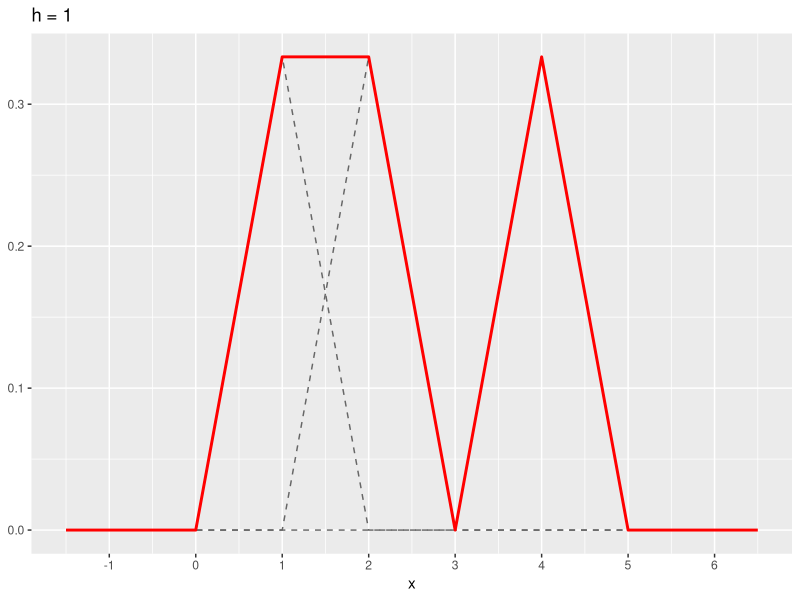
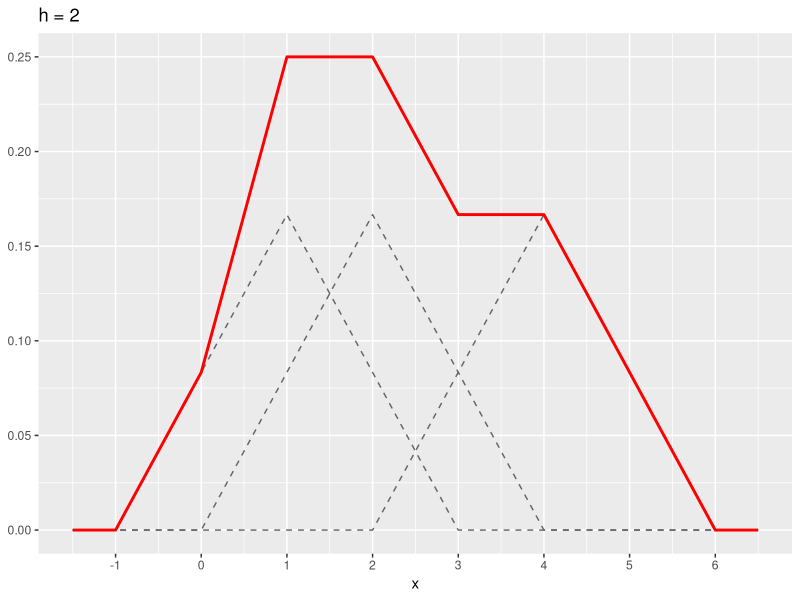

Write the R code that produced these figures, in order.
## ---- chunk 1
#| include: false
library(tidyverse)
x_i <- c(1, 2, 4)
k <- \(u) pmax(1 - abs(u), 0)

p_kde_von_hand <- function(h) {
  x <- seq(-1.5, 6.5, by = 0.01)
  d_k <- map(x_i, \(xi) tibble(x = x, y = k((x - xi) / h) / (3 * h), i = xi)) |> list_rbind()
  d_f <- d_k |> summarise(y = sum(y), .by = x)
  ggplot() +
    geom_line(data = d_k, mapping = aes(x = x, y = y, group = i), linetype = "dashed", color = "gray40") +
    geom_line(data = d_f, mapping = aes(x = x, y = y), color = "red", linewidth = 1) +
    scale_x_continuous(breaks = -1:6) +
    labs(title = paste0("h = ", h), x = "x", y = NULL)
}
## ---- chunk 2
#| echo: false
#| fig-asp: 0.4
p_kde_von_hand(1)
## ---- chunk 3
#| echo: false
#| fig-asp: 0.4
p_kde_von_hand(2)
